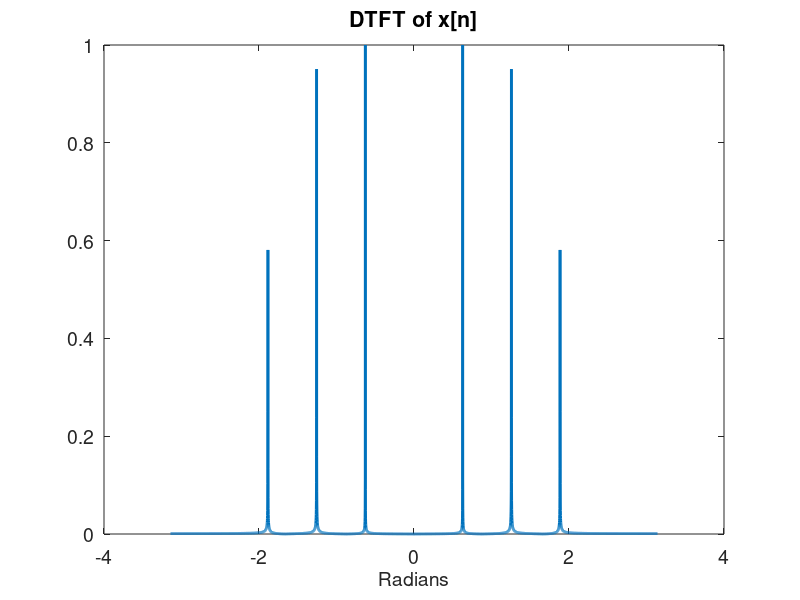

Write the MATLAB code that produced this figure. (Note: this script raises an error after producing the figure.)
fs = 100;
t = 0:1/fs:50;
x = 2*sin(2*pi*30*t)+3*sin(2*pi*20*(t-2))+3*sin(2*pi*10*(t-4));
N = length(x);
omega = 2*pi*(0:N-1)/N;
omega = fftshift(omega);
omega = unwrap(omega - 2*pi);
X = fft(x, N);
X = X/max(X);
set(gcf,'color','w');
plot(omega, abs(fftshift(X)), 'LineWidth', 2);
title('DTFT of x[n]', 'fontsize', 14);
set(gca, 'fontsize', 14);
xlabel('Radians', 'fontsize', 14);
export_fig problem5a.pdf;

wr = t<=2;
Xr = fft(x.*wr, N);
Xr = Xr/max(Xr);
plot(omega, abs(fftshift(Xr)), 'LineWidth', 2);
title('DTFT of x[n]w_r[n]', 'fontsize', 14);
set(gca, 'fontsize', 14);
xlabel('Radians', 'fontsize', 14);
export_fig problem5b.pdf;

wh = hamming(2*fs + 1).';
wh(N) = 0;
Xh = fft(x.*wh, N);
Xh = Xh/max(Xh);
plot(omega, abs(fftshift(Xh)), 'LineWidth', 2);
title('DTFT of x[n]w_h[n]', 'fontsize', 14);
set(gca, 'fontsize', 14);
xlabel('Radians', 'fontsize', 14);
export_fig problem5c.pdf;